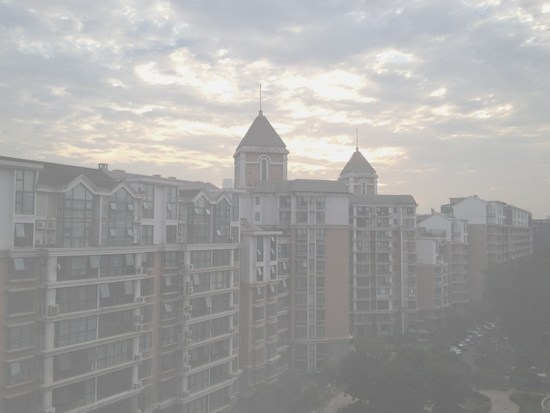
%> input picture GPP/1381.jpg, 550 x 413 px
$ octave GPP_Dehaze.m   (GNU Octave 9; MATLAB toolbox functions it lacks are replaced by stand-ins)
%> lines starting %> are read from the running program, lines starting %| are printed output that depends on the picture; in (x1, y1, x2, y2) boxes, pixels count from 0 and x2, y2 are one past the last pixel; in counts of white or black regions, pixels touching at a corner belong together; the program's own positions count from 1
%> further down, I is the input picture: size 413x550x3 uint8; mean R, G, B 165.2, 164.8, 163.6
### GPP/gradient_channel_prior.m
function outputImage = gradient_channel_prior(I)
    [Ix, Iy] = imgradientxy(I, 'prewitt');
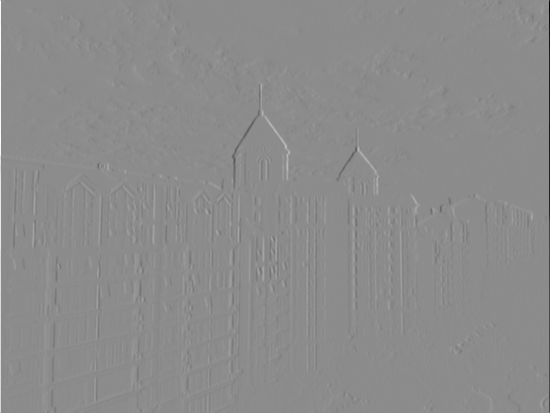
%> Ix: size 413x550 double; min -2.87, max 2.35, mean -3.68e-05; drawn with min black and max white
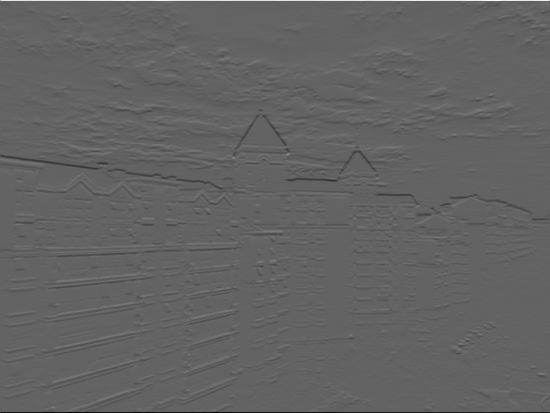
%> Iy: size 413x550 double; min -1.77, max 2.78, mean -0.00224; drawn with min black and max white

    gradientMag = sqrt(Ix .^ 2 + Iy .^ 2);
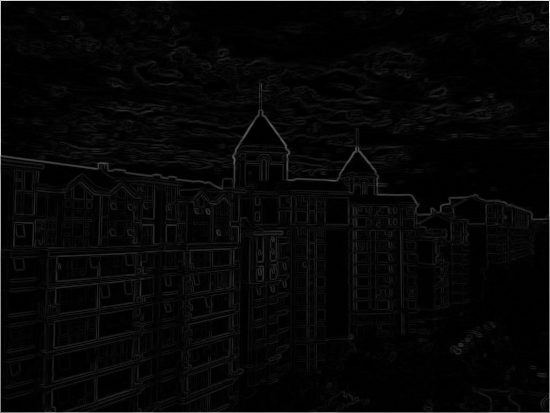
%> gradientMag: size 413x550 double; min 0, max 2.87, mean 0.0819; drawn with min black and max white
    gradientDir = atan(Iy ./ Ix);
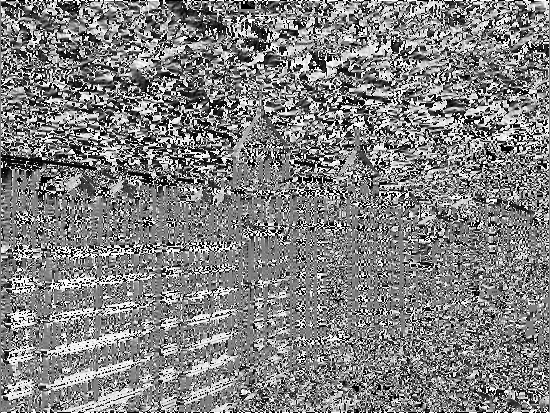
%> gradientDir: size 413x550 double; 0.23% of the values are NaN or infinite; the others: min -1.57, max 1.57, mean 0.0232; drawn with min black, max white, NaN and infinite black

    gradientDir(isnan(gradientDir)) = 0;
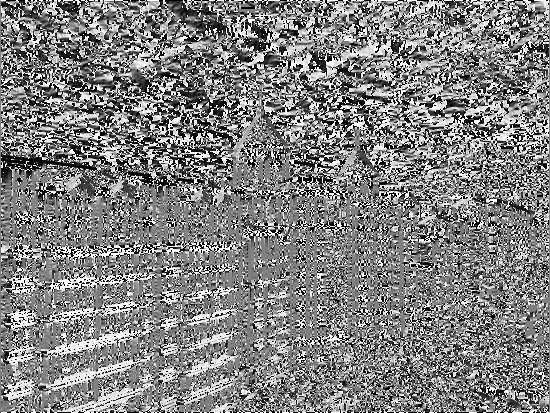
%> gradientDir: size 413x550 double; 0.23% of pixels changed, all inside (x1, y1, x2, y2) = (2, 1, 549, 412); drawn with min black and max white

    %atan is undefined for elements where both Iy and Ix are 0, so it
    %doesn't particularly matter what it is, since the magnitude is 0.

    Vr = gradientDir; %how is Vr different from gradientDir?
    alpha = 0; %Alpha is the angle between Vr and gradientDir
    %outputImage = abs(Vr) .* abs(gradientMag) * cos(alpha) + I; %Inner product = dot product in standard euclidean space
    %Taking the inner product would make sense if Vr wasn't directly based
    %off of gradientMag
    outputImage = abs(gradientMag) + I; %Inner product = dot product in standard euclidean space
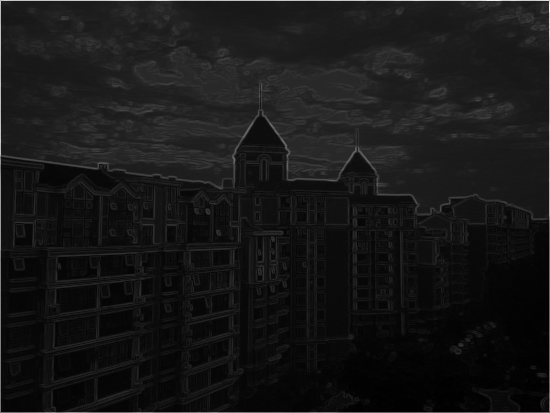
%> outputImage: size 413x550 double; min 0.414, max 3.82, mean 0.728; drawn with min black and max white
    %TODO: Fix NaN coming from somewhere, when Ix is 0 (atan of NaN is NaN)
end

### GPP/GPP_Dehaze.m
I = imread ('1381.jpg');
I = double(I) / 255;

%Evaluate gradient profile prior
gradientImage = gradient_channel_prior(rgb2gray(I));

%TODO: Atmospheric light estimation
atmosphericLight = max(I, [], 3); %NOTE: This isn't quite the actual estimation, but it's something to build off of
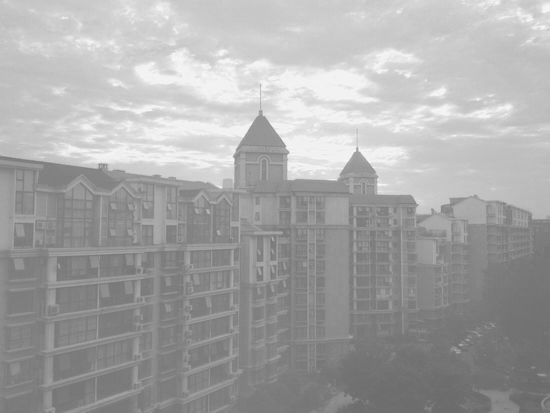
%> atmosphericLight: size 413x550 double; min 0.408, max 0.973, mean 0.655
%> the run ends on the next line

%TODO: Transmission map estimation
beta = .5;
Temp = gradient_channel_prior(rgb2gray(I)./atmosphericLight);

$ run again, with GPP/exampleHazy.PNG saved as GPP/1381.jpg
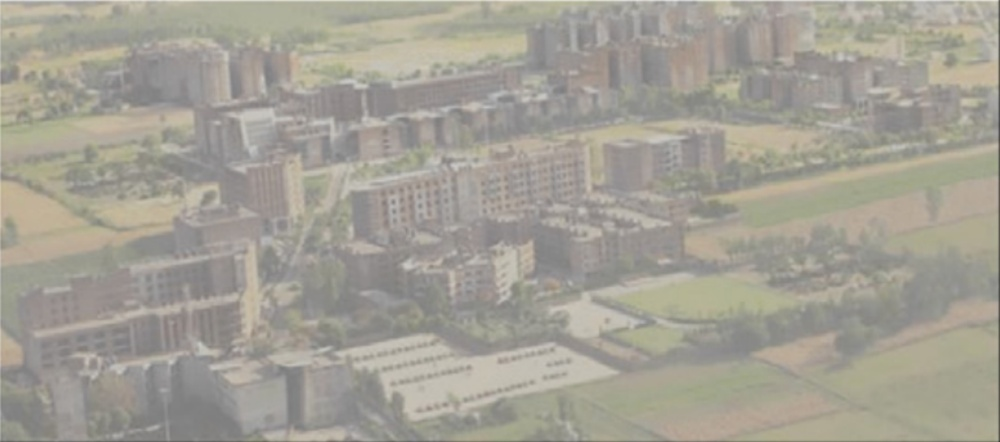
%> input picture GPP/exampleHazy.PNG, 1000 x 442 px, shrunk from 1915 x 846 before the run
%> I is the input picture: size 442x1000x3 uint8; mean R, G, B 162.9, 159.4, 148.7
%> I: size 442x1000x3 double
%> in gradient_channel_prior, `gradientDir(isnan(gradientDir)) = 0;`:
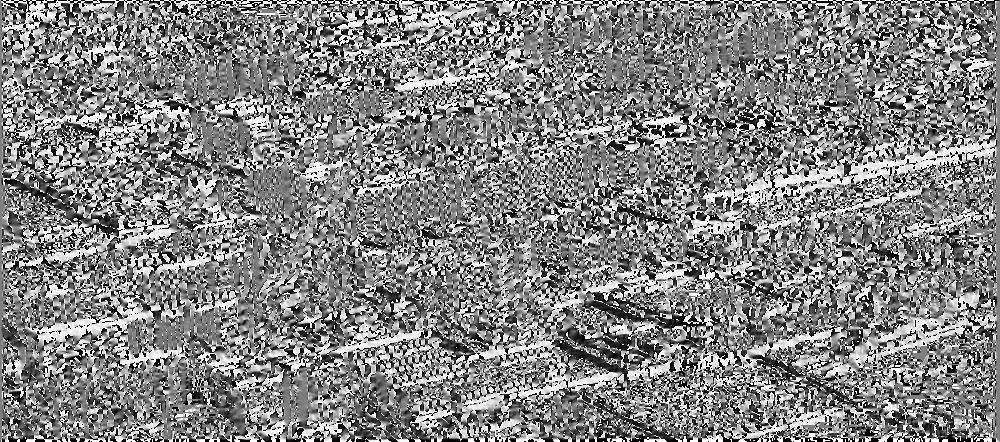
%> gradientDir: size 442x1000 double; min -1.57, max 1.57, mean 0.049; drawn with min black and max white
%> `atmosphericLight = max(I, [], 3); %NOTE: This isn't quite the actual e..`:
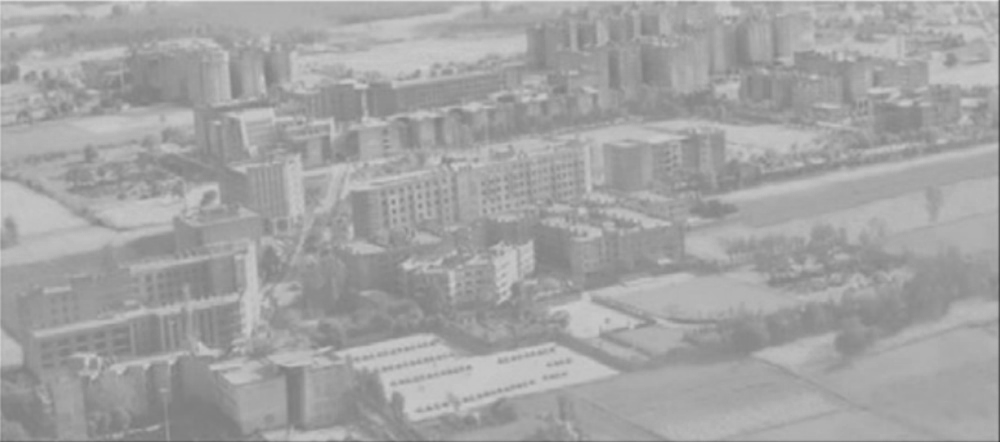
%> atmosphericLight: size 442x1000 double; min 0.247, max 0.898, mean 0.64
